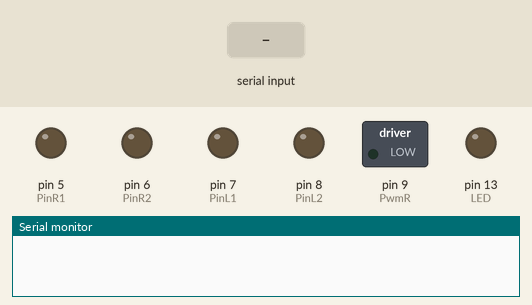
The sketch below on a simulated Arduino Uno, built with avr-gcc and run on an emulated ATmega328P. On the bench: switched loads named in the sketch (green lamp = pin HIGH), output pins drawn as LEDs (lit = HIGH), the last lines printed to the serial monitor. Inputs (shaded band) come from the test bench.

Above: at 1.2 s.
1.3 s: "90,45\n" received over Serial
At 2.7 s:
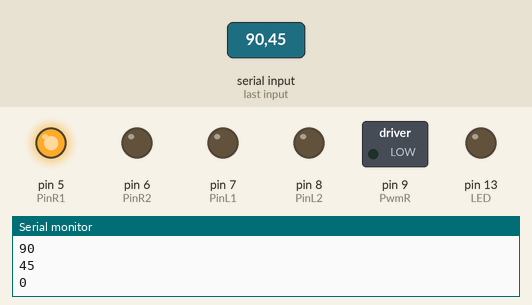
3.8 s: "30,150\n" received over Serial
At 4.3 s:
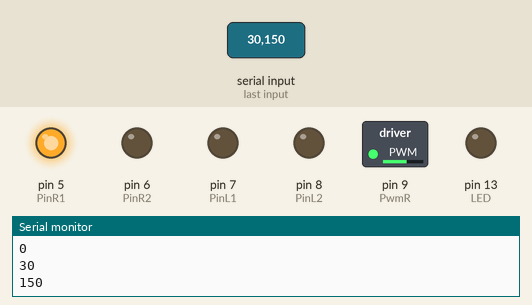
6.3 s: "200\n" received over Serial
At 6.7 s:
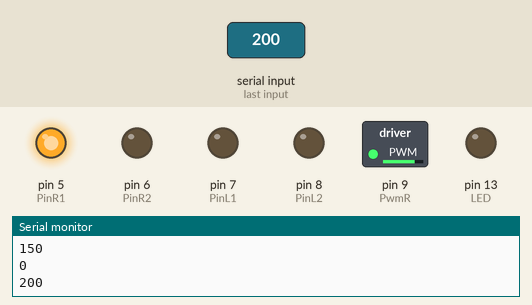
Timing chart, 0 to 9.3 s (numbered marks = the images above; inputs shaded):
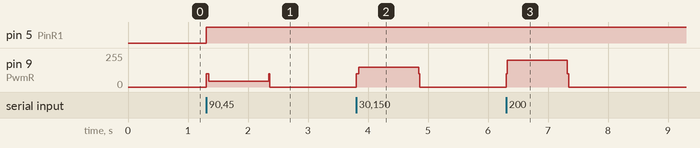

Measured:
- after the input at 1.3 s, pin 5 (PinR1): LOW → HIGH at once; pin 9 (PwmR): 0/255 → 45/255 at once, → 0/255 1.0 s later
- after the input at 3.8 s, pin 9 (PwmR): 0/255 → 150/255 at once, → 0/255 1.0 s later
- after the input at 6.3 s, pin 9 (PwmR): 0/255 → 200/255 at once, → 0/255 1.0 s later

The sketch:

motorreadserial.ino
```cpp
int incomingByte = 0; // for incoming serial data
float pwm = 255;          // value of Pulse Width Modulation  to ENA ENB
long a = 1;             // L298N to IN 1 to 4
long b =0;             //
const int PinR1 = 5;    //  arduino  pin 5 to l298  pin IN4
const int PinR2 = 6;    //  arduino  pin 6 to l298  pin IN3
const int PinL1 = 7;    //  arduino  pin 7 to l298  pin IN1
const int PinL2 = 8;    //  arduino  pin 8 to l298  pin IN2
const int PwmR  = 9;    //  arduino  pin 9 to l298  pin ENB
const int PwmL  = 10;   //  arduino  pin 10 to l298  pin ENA
const int LED  = 13;

void setup() {
  Serial.begin(9600); // opens serial port, sets data rate to 9600 bps
      pinMode(PinR1,OUTPUT);
      pinMode(LED,OUTPUT);
      pinMode(PinR2,OUTPUT);
      pinMode(PinL1,OUTPUT);
      pinMode(PinL2,OUTPUT);
}

void loop() {
  // send data only when you receive data:
  if (Serial.available() > 0) {
    // read the incoming byte:
    incomingByte =  Serial.parseInt();
              digitalWrite(PinR1, a);
              digitalWrite(PinR2 ,b);
    // say what you got:
              analogWrite(PwmR, 100);
delay(20);
    analogWrite(PwmR, incomingByte);
    Serial.println(incomingByte,DEC);


  }}
```
